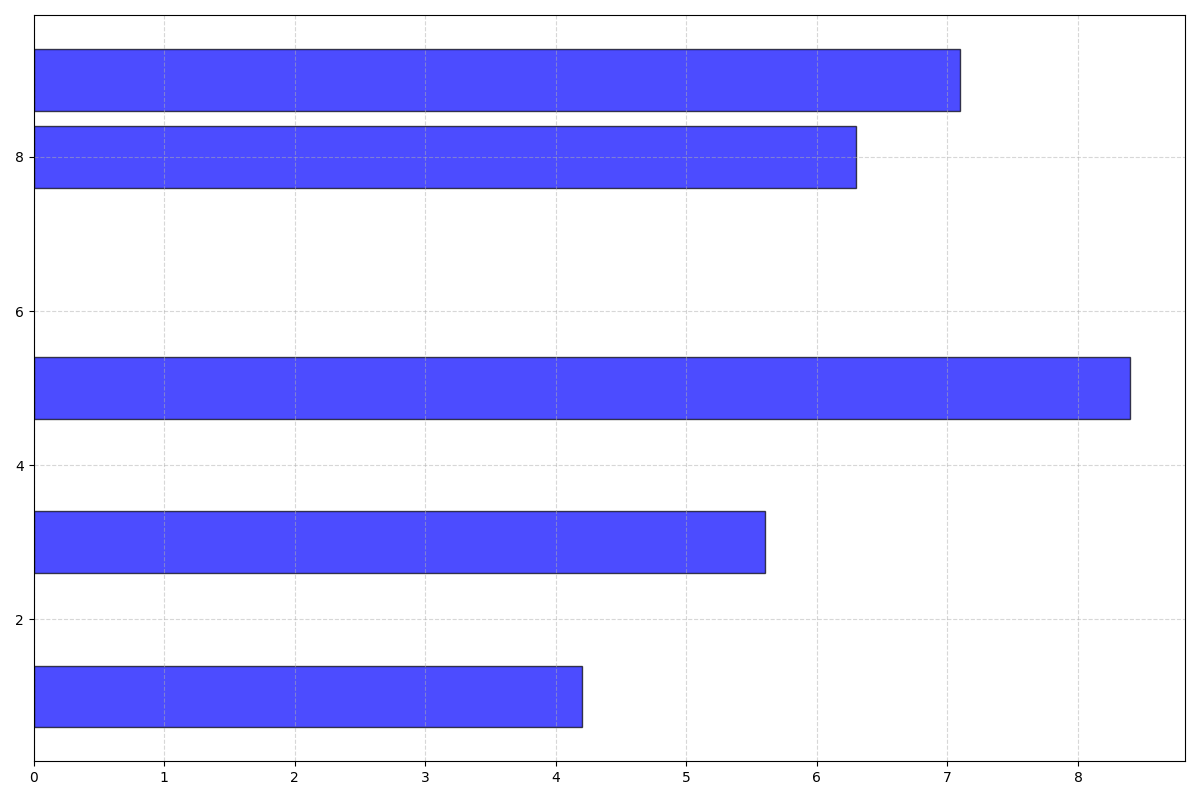

The Python source for this figure:
import matplotlib.pyplot as plt

# Define star systems with coordinates (x, y), brightness
star_systems = [
    [2, 3, 5.6],  
    [7, 1, 4.2],  
    [1, 9, 7.1],  
    [6, 8, 6.3],  
    [9, 5, 8.4]   
]

# Using y_coords as the category and brightness as the bar length
y_coords = [data[1] for data in star_systems]
brightness = [data[2] for data in star_systems]

fig, ax = plt.subplots(figsize=(12, 8))

# Create horizontal bar chart
ax.barh(y_coords, brightness, color='blue', alpha=0.7, edgecolor='black')

ax.grid(True, linestyle='--', alpha=0.5)

plt.tight_layout()
plt.show()
